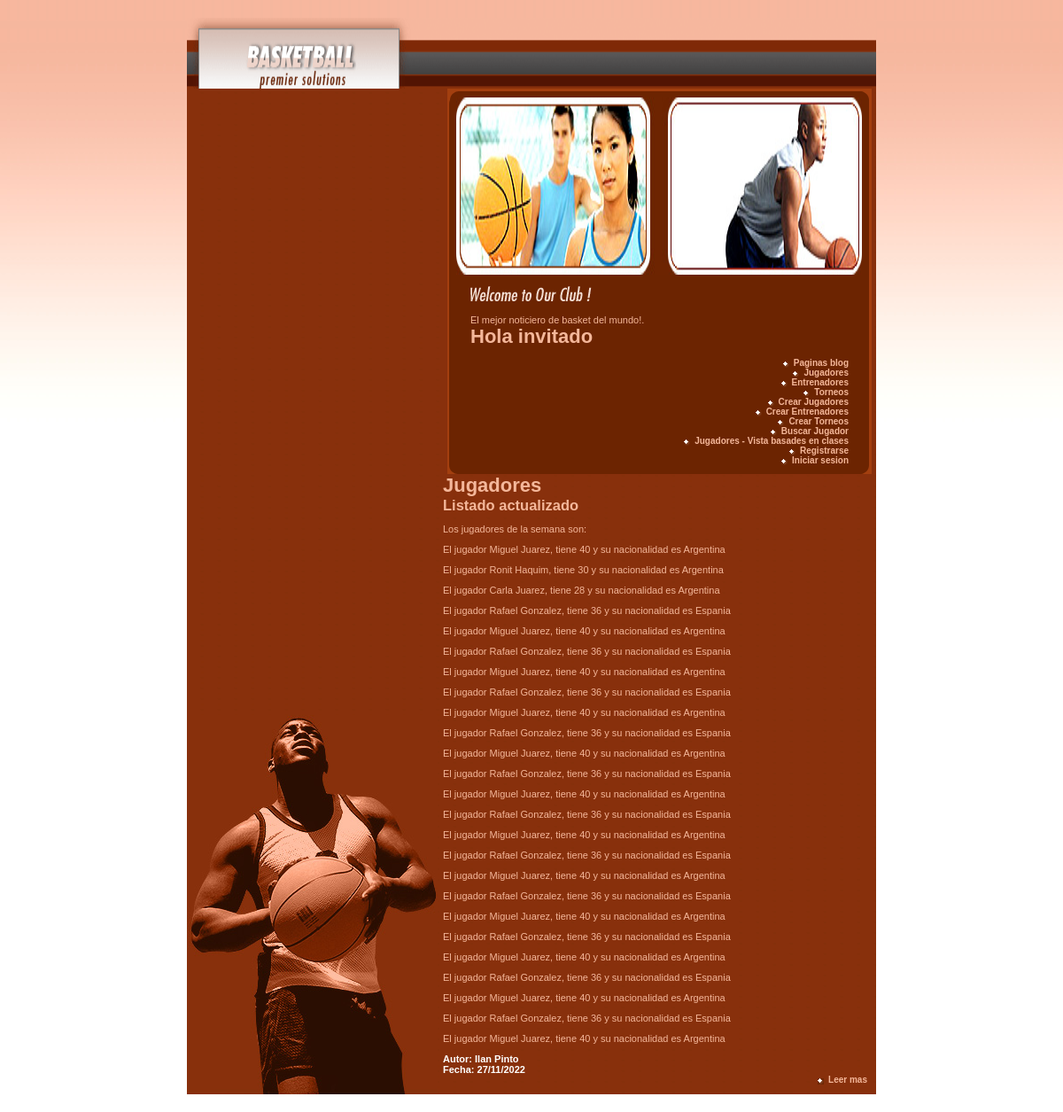
Page /MiApp/jugadores/ on the committed database.
### MiApp/models.py (models this page shows, shortened)
class Jugadores(models.Model):
    nombre = models.CharField(max_length=40)
    apellido = models.CharField(max_length=40)
    edad = models.IntegerField()
    nacionalidad = models.CharField(max_length=40)

### MiApp/views.py (the view)
# urls.py: path('jugadores/', views.mostrar_jugadores_todos, name='jugadores'),
def mostrar_jugadores_todos(request):
    jugadores = Jugadores.objects.all()
    context = {'jugadores': jugadores}
    return render(request,'MiApp/mostrar_jugadores.html', context=context)

### MiApp/templates/MiApp/mostrar_jugadores.html
{% extends 'MiApp/index2.html' %}
{% load static %}
{% block contenidoquecambia %}
    <h1> Jugadores</h1>
    <h2> Listado actualizado</h2>
    <p> Los jugadores de la semana son:</p>
    {% for jugadores in jugadores %}
        <p>El jugador {{jugadores.nombre}} {{jugadores.apellido}}, tiene {{jugadores.edad}} y su nacionalidad es {{jugadores.nacionalidad}}</p>
    {% endfor %}
    <h3> Autor: Ilan Pinto</h3>
    <h3> Fecha: 27/11/2022</h3>
    <p class="more"><a href="{% url 'Nomoreinfo' %}" class="diamond">Leer mas</a></p>
{% endblock %}

### MiApp/templates/MiApp/index2.html (shortened to what this page needs)
<!DOCTYPE html PUBLIC "-//W3C//DTD XHTML 1.0 Strict//EN" "http://www.w3.org/TR/xhtml1/DTD/xhtml1-strict.dtd">
<html xmlns="http://www.w3.org/1999/xhtml" xml:lang="en" lang="en">
<head>
  {% load static %}
  <link rel="stylesheet" href="{% static 'MiApp/style.css' %}" type="text/css" charset="utf-8" />
</head>
<body>
<div id="wrapper">
  <div id="man">
    <h1><img src="{% static 'MiApp/images/logo.gif' %}" width="778" height="80" alt="BIENVENIDOS AL BLOG DE BASKETBALL"></h1>
    <div id="body">
      <div class="drk" id="welcome">
        <div class="top">
          <div class="bot">
            <div class="picbar"><img src="{% static 'MiApp/images/pic_2.jpg' %}" width="458" height="200" alt="Pic 2"></div>
            <div class="pad">
              <h2><img src="{% static 'MiApp/images/h_welcome_to_our_club.gif' %}" width="137" height="17" alt="Welcome To Our Club" /></h2>
              <p>
                El mejor noticiero de basket del mundo!.
              {% if request.user.is_authenticated %}
                <img src="{{url}}" alt="">
                <h1 class="mb-5">Hola {{user.username}}</h1>
              {%else%}
                <h1 class="mb-5">Hola invitado</h1>
              {%endif%}
              </p>
              <p class="more"><a href="{% url 'pages' %}" class="diamond">Paginas blog</a></p>
              <p class="more"><a href="{% url 'jugadores' %}" class="diamond">Jugadores</a></p>
              <p class="more"><a href="{% url 'entrenadores' %}" class="diamond">Entrenadores</a></p>
              <p class="more"><a href="{% url 'torneos' %}" class="diamond">Torneos</a></p>
              <p class="more"><a href="{% url 'FormularioJugadores' %}" class="diamond">Crear Jugadores</a></p>
              <p class="more"><a href="{% url 'FormularioEntrenadores' %}" class="diamond">Crear Entrenadores</a></p>
              <p class="more"><a href="{% url 'FormularioTorneos' %}" class="diamond">Crear Torneos</a></p>
              <p class="more"><a href="{% url 'BuscarJugador' %}" class="diamond">Buscar Jugador</a></p>
              <p class="more"><a href="{% url 'List' %}" class="diamond">Jugadores - Vista basades en clases</a></p>
              <p class="more"><a href="{% url 'Sign Up' %}" class="diamond">Registrarse</a></p>
              {% if request.user.is_authenticated %}
                <p class="more"><a href="{% url 'Logout' %}" class="diamond">Log out</a></p>
              {%else%}
                <p class="more"><a href="{% url 'Login' %}" class="diamond">Iniciar sesion</a></p>
              {%endif%}
            </div>
          </div>
        </div>
      </div>
      <div id="body">
          {% block contenidoquecambia %}
          {% endblock %}
        </div>
    </div>
  </div>
</div>
</body>
</html>

### MiApp/static/MiApp/style.css (style rules this page uses)
html, body, ul, li, h1, h2, h3, h4 { margin: 0; padding: 0; list-style: none; }
h1 img { display: block; }
img { border: 0; }
a { color: #F4B79A; font-weight: bold; text-decoration: none; }
.more { text-align: right; margin-top: 0; font-size: 10px; }
body { background: white url(images/bg.jpg) repeat-x; font: 11px tahoma, verdana, sans-serif; color: #F4B79A; padding: 20px; text-align: center; }
h3 { font-size: 11px; }
#wrapper { text-align: left; margin: auto; width: 778px; background: url(images/body_bg.jpg); }
#body { float: right; width: 479px; padding-right: 5px; }
.drk { background: left url(images/drk_bg.gif) repeat-y; }
.drk .top { background: top left url(images/drk_top.gif) no-repeat; }
.drk .bot { background: bottom left url(images/drk_top-17.gif) no-repeat; padding: 10px; }
.pad { padding: 11px 16px; }
.diamond { padding-left: 12px; background: 0px 4px url(images/bullet_drk_diamond.gif) no-repeat; }
h3 { color: #fff; }
#welcome p { margin-bottom: 0; }
#welcome .more { margin: 0; padding: 0; }
#welcome .pad { padding-bottom: 0px; }
#man { background: bottom left url(images/pic_1.jpg) no-repeat; padding-bottom: 1px; }

### rows in the picture
Jugadores: nombre "Miguel", apellido "Juarez", edad "40", nacionalidad "Argentina"
Jugadores: nombre "Ronit", apellido "Haquim", edad "30", nacionalidad "Argentina"
Jugadores: nombre "Carla", apellido "Juarez", edad "28", nacionalidad "Argentina"
Jugadores: nombre "Rafael", apellido "Gonzalez", edad "36", nacionalidad "Espania"
Jugadores: nombre "Miguel", apellido "Juarez", edad "40", nacionalidad "Argentina"
Jugadores: nombre "Rafael", apellido "Gonzalez", edad "36", nacionalidad "Espania"
Jugadores: nombre "Miguel", apellido "Juarez", edad "40", nacionalidad "Argentina"
Jugadores: nombre "Rafael", apellido "Gonzalez", edad "36", nacionalidad "Espania"
Jugadores: nombre "Miguel", apellido "Juarez", edad "40", nacionalidad "Argentina"
Jugadores: nombre "Rafael", apellido "Gonzalez", edad "36", nacionalidad "Espania"
Jugadores: nombre "Miguel", apellido "Juarez", edad "40", nacionalidad "Argentina"
Jugadores: nombre "Rafael", apellido "Gonzalez", edad "36", nacionalidad "Espania"
Jugadores: nombre "Miguel", apellido "Juarez", edad "40", nacionalidad "Argentina"
Jugadores: nombre "Rafael", apellido "Gonzalez", edad "36", nacionalidad "Espania"
Jugadores: nombre "Miguel", apellido "Juarez", edad "40", nacionalidad "Argentina"
Jugadores: nombre "Rafael", apellido "Gonzalez", edad "36", nacionalidad "Espania"
Jugadores: nombre "Miguel", apellido "Juarez", edad "40", nacionalidad "Argentina"
Jugadores: nombre "Rafael", apellido "Gonzalez", edad "36", nacionalidad "Espania"
Jugadores: nombre "Miguel", apellido "Juarez", edad "40", nacionalidad "Argentina"
Jugadores: nombre "Rafael", apellido "Gonzalez", edad "36", nacionalidad "Espania"
Jugadores: nombre "Miguel", apellido "Juarez", edad "40", nacionalidad "Argentina"
Jugadores: nombre "Rafael", apellido "Gonzalez", edad "36", nacionalidad "Espania"
Jugadores: nombre "Miguel", apellido "Juarez", edad "40", nacionalidad "Argentina"
Jugadores: nombre "Rafael", apellido "Gonzalez", edad "36", nacionalidad "Espania"
Jugadores: nombre "Miguel", apellido "Juarez", edad "40", nacionalidad "Argentina"
